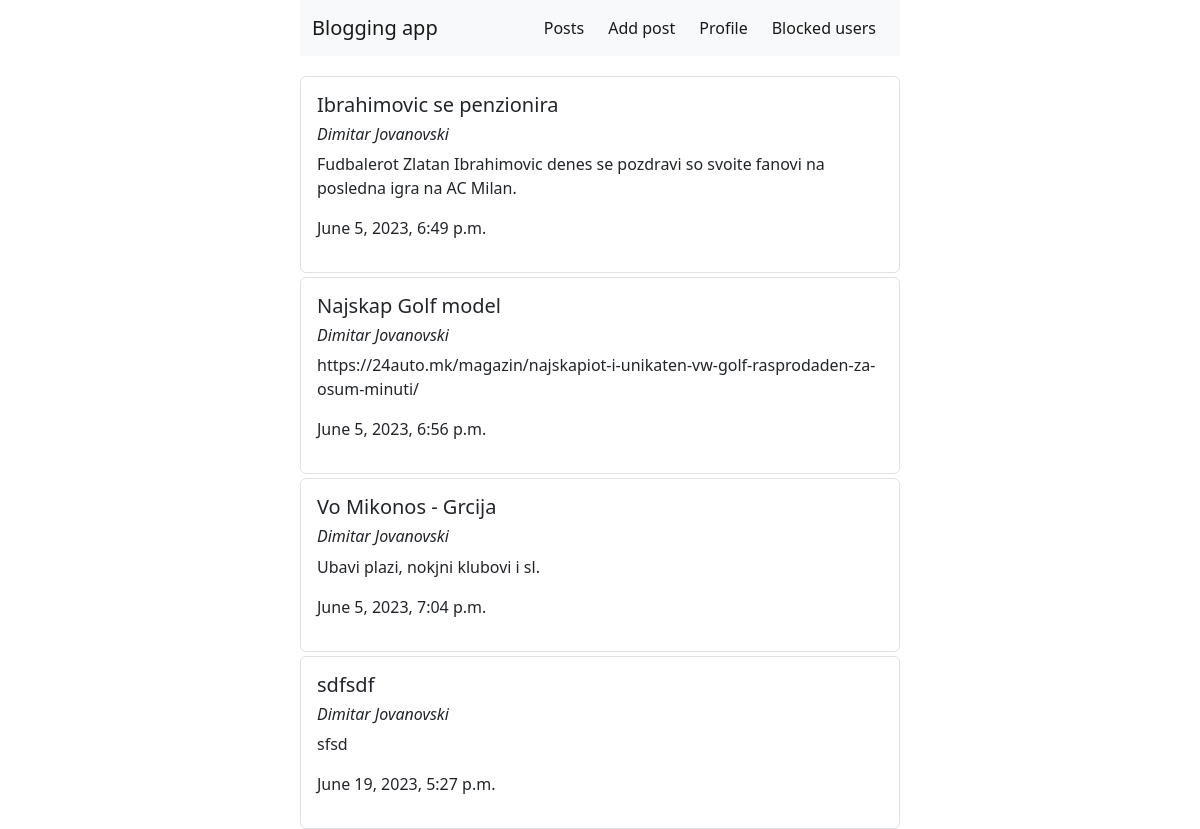
The page /posts/ (signed in) on the database its author committed.
### blog_app/models.py (models this page shows, shortened)
class Post(models.Model):
    title = models.CharField(max_length=100)
    user = models.ForeignKey(to=Blogger, on_delete=models.CASCADE)
    content = models.TextField()
    creation_date = models.DateTimeField(auto_now_add=True)
    last_modified_date = models.DateTimeField(auto_now=True)

class Blogger(models.Model):
    name = models.CharField(max_length=50)
    description = models.TextField(null=True, blank=True)
    user = models.ForeignKey(to=User, on_delete=models.CASCADE)
    def __str__(self):
        return self.name

### blog_app/views.py (the view)
# urls.py: path('posts/', blogViews.posts, name="posts"),
def posts(request):
    blocked_users = Block.objects.filter(blocker__user=request.user)\
        .values_list("blocked__user", flat=True)
    visible_posts = Post.objects.get_queryset()\
        .exclude(user__user__in=blocked_users)
    context = {"posts": visible_posts}
    return render(request, "posts.html", context=context)

### blog_app/templates/posts.html (shortened to what this page needs)
<!DOCTYPE html>
<html lang="en">
<head>
    <link rel="stylesheet" href="https://cdn.jsdelivr.net/npm/bootstrap@5.2.3/dist/css/bootstrap.min.css"
>
</head>
<body>
    <div class="container w-50 p-0">
        {% include 'fragments/header.html' %}
        {% for post in posts %}
            <div class="container border rounded mt-1 p-3" style="display: inline-block; margin: auto;">
                <h5>{{ post.title }}</h5>
                <h6><i>{{ post.user }}</i></h6>
                <p>{{ post.content }}</p>
                <p>{{ post.last_modified_date }}</p>
            </div>
        {% endfor %}
    </div>
</body>
</html>

### blog_app/templates/fragments/header.html
<nav class="navbar navbar-expand-sm navbar-light bg-light mb-3">
    <div class="container-fluid ">
        <a class="navbar-brand">Blogging app</a>
        <div class="collapse navbar-collapse" id="navbarSupportedContent">
            <ul class="navbar-nav ms-auto">
                <li class="nav-item ps-1 pe-1">
                    <a class="nav-link active" aria-current="page" href="/posts">Posts</a>
                </li>
                <li class="nav-item ps-1 pe-1">
                    <a class="nav-link active" href="/add/post">Add post</a>
                </li>
                <li class="nav-item ps-1 pe-1">
                    <a class="nav-link active" href="/profile">Profile</a>
                </li>
                <li class="nav-item ps-1 pe-1">
                    <a class="nav-link active" href="/blockedUsers">Blocked users</a>
                </li>
            </ul>
        </div>
    </div>
</nav>

### rows shown on the page
Post: title "Ibrahimovic se penzionira", user "Dimitar Jovanovski", content "Fudbalerot Zlatan Ibrahimovic denes se pozdravi so svoite fanovi na posledna igra na AC Milan.", last_modified_date "June 5, 2023, 6:49 p.m."
Post: title "Najskap Golf model", user "Dimitar Jovanovski", content "https://24auto.mk/magazin/najskapiot-i-unikaten-vw-golf-rasprodaden-za-osum-minuti/", last_modified_date "June 5, 2023, 6:56 p.m."
Post: title "Vo Mikonos - Grcija", user "Dimitar Jovanovski", content "Ubavi plazi, nokjni klubovi i sl.", last_modified_date "June 5, 2023, 7:04 p.m."
Post: title "sdfsdf", user "Dimitar Jovanovski", content "sfsd", last_modified_date "June 19, 2023, 5:27 p.m."
